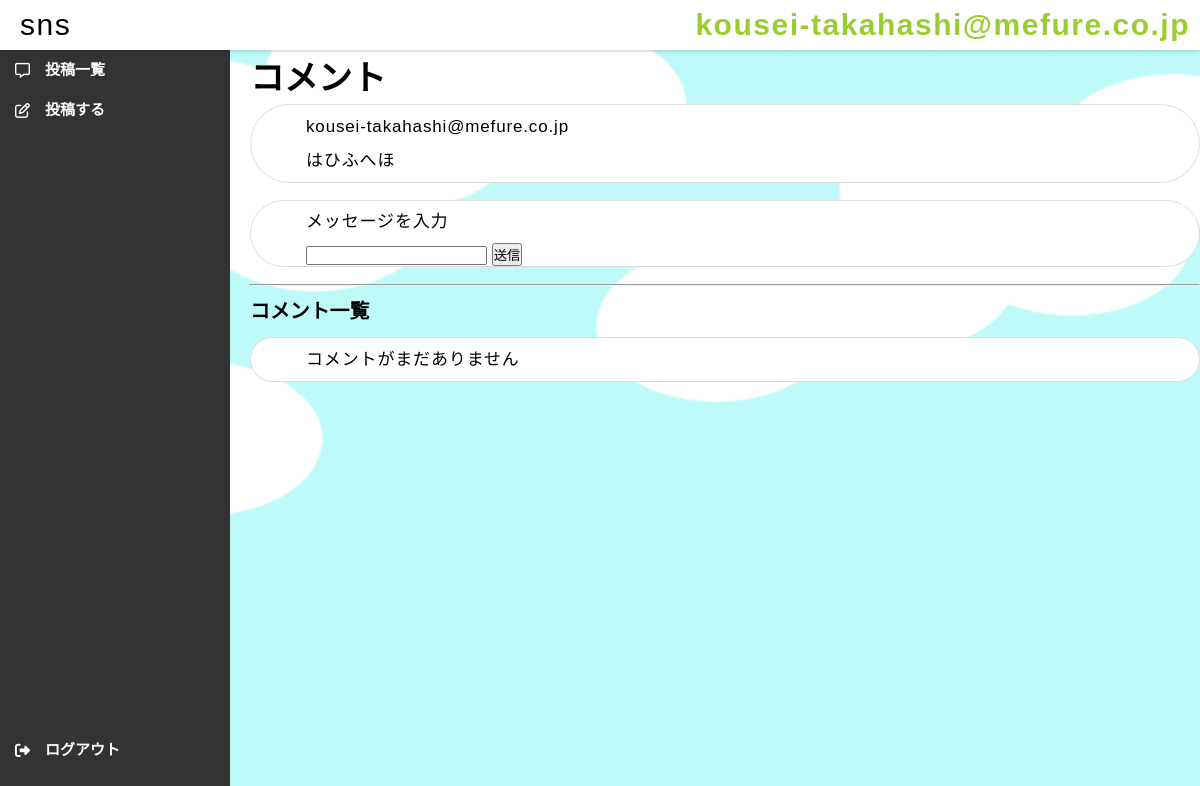
Page /comment_page/1/ (signed in) on the earlier database version.
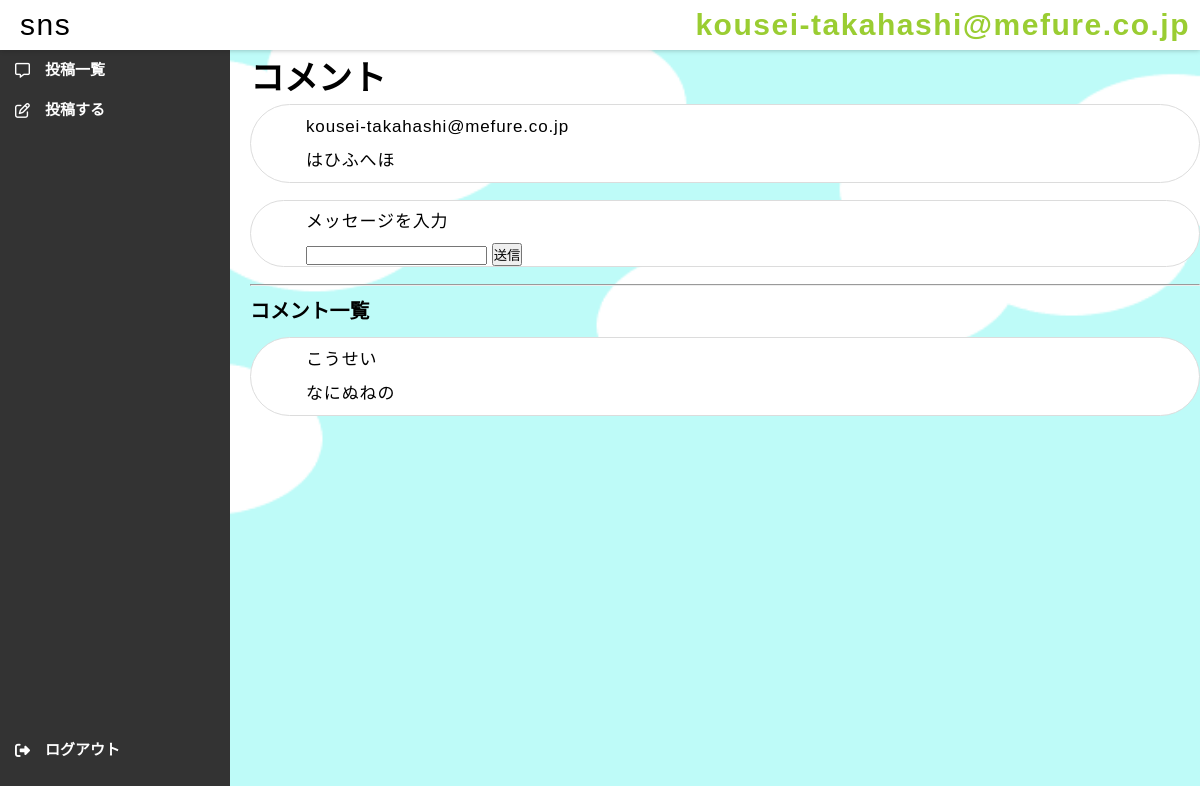
Same page on the later database version.
### main/models.py (models this page shows, shortened)
class Comment(models.Model):
    comment_text = models.TextField()
    date_created = models.DateTimeField(default=timezone.now)
    user = models.ForeignKey(get_user_model(),verbose_name="ユーザー",on_delete=models.CASCADE)

### accounts/models.py (models this page shows)
class CustomUser(AbstractUser):
  age = models.IntegerField(verbose_name="age",null=False,default=20)
  profile = models.TextField(verbose_name="profile",null=True)
  following = models.ManyToManyField('self',symmetrical=False, related_name='followers', related_query_name='follower')

### main/views.py (the view)
# urls.py: path('comment_page/<int:pk>/',views.comment_page,name='comment_page'),
@login_required
def comment_page(request,pk):
    target = get_object_or_404(Message, pk=pk)
    comments_list = target.commented_by.all()
    return render(request, 'comment/comment_page.html', {'target':target,'comments_list':comments_list})

### main/templates/comment/comment_page.html (shortened to what this page needs)
{% extends "base.html" %}
{% block content %}
<div>
    <h1>コメント</h1>
</div>
<br>
    <div id="msg">
	<div id="msg_locate">
        <p>{{ target.user.username}}</p>
        <p>{{ target.msg_text }}</p>
    </div>
    </div>
    <br>
<div id="msg">
	<div id="msg_locate">
    <form action="{% url 'post_comments' pk=target.pk %}" method="post">
	<p>メッセージを入力</p>
        <input type="textbox" name="comment_text">
        <input type="submit" id="button" name="button" value="送信">
    </form>
	</div>
	</div>
    <br>
	<hr>
<br>
    <h3>コメント一覧</h3>
<br>
    {% for comments in comments_list %}
	<div id="msg">
	<div id="msg_locate">
        <p>{{ comments.user.username }}</p>
        <p>{{ comments.comment_text }}</p>
	</div>
	</div>
        <br>
    {% empty %}
	<div id="msg">
	<div id="msg_locate">
        <p>コメントがまだありません</p>
	</div>
	</div>
    {% endfor %}
<br>
{% endblock %}

Differences in the rows shown:
added Comment: user.username "こうせい", comment_text "なにぬねの"
Other differences:
text no longer shown: "コメントがまだありません"
